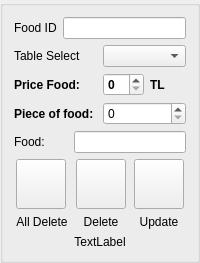
                <widget class="QGroupBox" name="groupBox">
                 <property name="layoutDirection">
                  <enum>Qt::LeftToRight</enum>
                 </property>
                 <property name="title">
                  <string/>
                 </property>
                 <layout class="QGridLayout" name="gridLayout_40">
                  <item row="0" column="0">
                   <layout class="QGridLayout" name="gridLayout_39">
                    <item row="0" column="0">
                     <widget class="QLabel" name="label_47">
                      <property name="text">
                       <string>Food ID</string>
                      </property>
                     </widget>
                    </item>
                    <item row="0" column="1">
                     <widget class="QLineEdit" name="lineEdit_food_id"/>
                    </item>
                    <item row="1" column="0" colspan="2">
                     <layout class="QGridLayout" name="gridLayout_38">
                      <item row="0" column="0">
                       <layout class="QGridLayout" name="gridLayout_37">
                        <item row="0" column="0">
                         <layout class="QGridLayout" name="gridLayout_36">
                          <item row="0" column="0">
                           <widget class="QLabel" name="label_41">
                            <property name="text">
                             <string>Table Select</string>
                            </property>
                           </widget>
                          </item>
                          <item row="0" column="1">
                           <widget class="QComboBox" name="comboBox_select_table_food"/>
                          </item>
                         </layout>
                        </item>
                        <item row="1" column="0">
                         <layout class="QGridLayout" name="gridLayout_33">
                          <item row="0" column="0">
                           <widget class="QLabel" name="label_7">
                            <property name="font">
                             <font>
                              <bold>true</bold>
                             </font>
                            </property>
                            <property name="text">
                             <string>Price Food:     </string>
                            </property>
                           </widget>
                          </item>
                          <item row="0" column="1">
                           <widget class="QSpinBox" name="spinBox_price_Food">
                            <property name="font">
                             <font>
                              <bold>true</bold>
                             </font>
                            </property>
                           </widget>
                          </item>
                          <item row="0" column="2">
                           <widget class="QLabel" name="label_6">
                            <property name="font">
                             <font>
                              <bold>true</bold>
                             </font>
                            </property>
                            <property name="text">
                             <string>TL</string>
                            </property>
                           </widget>
                          </item>
                         </layout>
                        </item>
                        <item row="2" column="0">
                         <layout class="QGridLayout" name="gridLayout_34">
                          <item row="0" column="0">
                           <widget class="QLabel" name="label_9">
                            <property name="font">
                             <font>
                              <bold>true</bold>
                             </font>
                            </property>
                            <property name="text">
                             <string>Piece of food:</string>
                            </property>
                           </widget>
                          </item>
                          <item row="0" column="1">
                           <widget class="QSpinBox" name="spinBox_piece_Food"/>
                          </item>
                         </layout>
                        </item>
                        <item row="3" column="0">
                         <layout class="QGridLayout" name="gridLayout_35">
                          <item row="0" column="0">
                           <widget class="QLabel" name="label_28">
                            <property name="text">
                             <string>Food:       </string>
                            </property>
                            <property name="alignment">
                             <set>Qt::AlignCenter</set>
                            </property>
                           </widget>
                          </item>
                          <item row="0" column="1">
                           <widget class="QLineEdit" name="lineEdit_add_food"/>
                          </item>
                         </layout>
                        </item>
                        <item row="4" column="0">
                         <layout class="QGridLayout" name="gridLayout_32">
                          <item row="0" column="0">
                           <layout class="QGridLayout" name="gridLayout_29">
                            <item row="0" column="0">
                             <widget class="QPushButton" name="pushButton_All_tabledelete_food">
                              <property name="minimumSize">
                               <size>
                                <width>49</width>
                                <height>50</height>
                               </size>
                              </property>
                              <property name="maximumSize">
                               <size>
                                <width>50</width>
                                <height>50</height>
                               </size>
                              </property>
                              <property name="text">
                               <string/>
                              </property>
                             </widget>
                            </item>
                            <item row="1" column="0">
                             <widget class="QLabel" name="label_45">
                              <property name="text">
                               <string>All Delete</string>
                              </property>
                              <property name="alignment">
                               <set>Qt::AlignCenter</set>
                              </property>
                             </widget>
                            </item>
                           </layout>
                          </item>
                          <item row="0" column="1">
                           <layout class="QGridLayout" name="gridLayout_30">
                            <item row="0" column="0">
                             <widget class="QPushButton" name="pushButton_prd_upd_food">
                              <property name="minimumSize">
                               <size>
                                <width>50</width>
                                <height>50</height>
                               </size>
                              </property>
                              <property name="maximumSize">
                               <size>
                                <width>50</width>
                                <height>50</height>
                               </size>
                              </property>
                              <property name="font">
                               <font>
                                <bold>true</bold>
                               </font>
                              </property>
                              <property name="styleSheet">
                               <string notr="true">#pushButton_prd_upd{
background-color: transparent;
border-image: url(:update_close.png);
background: none;
border: none;
background-repeat: none;
}
#pushButton_prd_upd:pressed
{
   border-image: url(:update_open.png);
}
</string>
                              </property>
                              <property name="text">
                               <string/>
                              </property>
                             </widget>
                            </item>
                            <item row="1" column="0">
                             <widget class="QLabel" name="label_10">
                              <property name="text">
                               <string>Delete</string>
                              </property>
                              <property name="alignment">
                               <set>Qt::AlignCenter</set>
                              </property>
                             </widget>
                            </item>
                           </layout>
                          </item>
                          <item row="0" column="2">
                           <layout class="QGridLayout" name="gridLayout_31">
                            <item row="0" column="0">
                             <widget class="QPushButton" name="pushButton_stkdelete_food">
                              <property name="minimumSize">
                               <size>
                                <width>50</width>
                                <height>50</height>
                               </size>
                              </property>
                              <property name="maximumSize">
                               <size>
                                <width>50</width>
                                <height>50</height>
                               </size>
                              </property>
                              <property name="font">
                               <font>
                                <bold>true</bold>
                               </font>
                              </property>
                              <property name="styleSheet">
                               <string notr="true">#pushButton_stkdelete{
background-color: transparent;
border-image: url(:delete_close.png);
background: none;
border: none;
background-repeat: none;
}
#pushButton_stkdelete:pressed
{
   border-image: url(:delete_open.png);
}
</string>
                              </property>
                              <property name="text">
                               <string/>
                              </property>
                             </widget>
                            </item>
                            <item row="1" column="0">
                             <widget class="QLabel" name="label_31">
                              <property name="text">
                               <string>Update</string>
                              </property>
                              <property name="alignment">
                               <set>Qt::AlignCenter</set>
                              </property>
                             </widget>
                            </item>
                           </layout>
                          </item>
                         </layout>
                        </item>
                       </layout>
                      </item>
                      <item row="1" column="0">
                       <widget class="QLabel" name="label_8">
                        <property name="text">
                         <string>TextLabel</string>
                        </property>
                        <property name="alignment">
                         <set>Qt::AlignCenter</set>
                        </property>
                       </widget>
                      </item>
                     </layout>
                    </item>
                   </layout>
                  </item>
                 </layout>
                </widget>
